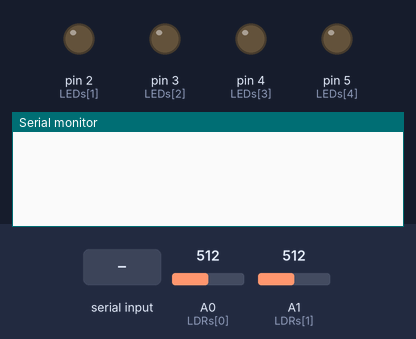
Bench run of a sketch on a simulated Arduino Uno, built with avr-gcc and run on an emulated ATmega328P. Parts: output pins drawn as LEDs (lit = HIGH), the last lines printed to the serial monitor. The test bench sets the inputs (shaded band); at power-on: A0 (LDRs[0]) = 512, A1 (LDRs[1]) = 512.

Above: at 1.2 s.
1.3 s: "CAL\n" received over Serial
At 2.6 s:
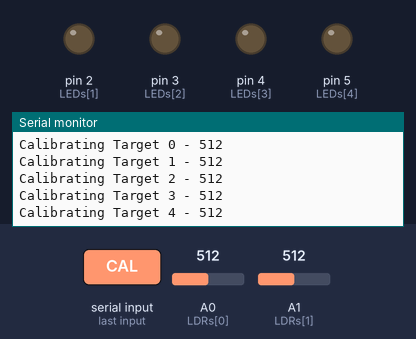
2.9 s: "CALL\n" received over Serial
At 3.7 s:
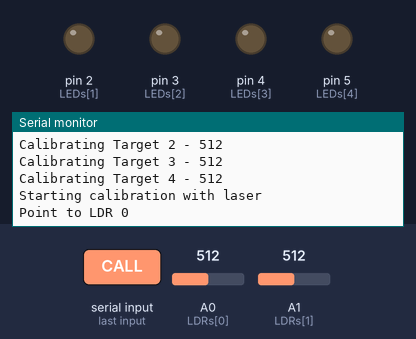
Timing chart, 0 to 5.9 s (numbered marks = the images above; inputs shaded):
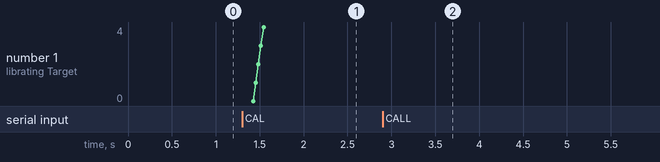

The sketch:

v0.1.ino
```cpp
//================================================================
// Projeto I - FCTUC - LEEC 2023/24
// ---- Laser Western Duel ----
// Diogo Vasco - 2023226969
// Rodrigo Gonçalves - 230226160
//
// version 0.1
//
//================================================================

// 0 é main (duelo) | 1-4 sentido anti horario  | 5 é o sozinho (noutro arduino)


int LEDs[6] = { 1, 2, 3, 4, 5, 6 };
int LDRs[6] = { A0, A1, A2, A3, A4, A5 };
int margin = 20;

int ldrDefaultValue[6]={};
int ldrActivatedValue[6]={};

void setup() {
  Serial.begin(9600);

  for (int i = 0; i < 5; i++) {
    pinMode(LEDs[i], OUTPUT);
  }

  Serial.setTimeout(100);
}


void checkValues() {
  Serial.print("LDR 0: ");
  Serial.print(analogRead(LDRs[0]));
  Serial.print("| LDR 1: ");
  Serial.print(analogRead(LDRs[1]));
  Serial.print(" | LDR 2: ");
  Serial.print(analogRead(LDRs[2]));
  Serial.print(" | LDR 3: ");
  Serial.print(analogRead(LDRs[3]));
  Serial.print(" | LDR 4: ");
  Serial.println(analogRead(LDRs[4]));
  delay(500);
}

void calibrationLaserOnTarget() {
  Serial.println("Starting calibration with laser");

  for (int i = 0; i < 5; i++) {

    Serial.print("Point to LDR ");
    Serial.print(i);

    delay(2500);
    ldrActivatedValue[i] = analogRead(LDRs[i]);

    Serial.print("Target with laser value: ");
    Serial.println(ldrActivatedValue[i]);
    delay(2000);
  }
}

void calibrationAmbientLighting() {
  Serial.println("Starting calibration");

  for (int i = 0; i < 5; i++) {

    ldrDefaultValue[i] = analogRead(LDRs[i]);

    Serial.print("Calibrating Target ");
    Serial.print(i);
    Serial.print(" - ");
    Serial.println(ldrDefaultValue[i]);
  }
}

void showVal() {

  for (int i = 0; i < 5; i++) {

    Serial.print("LDR");
    Serial.print(i);
    Serial.print(" | Laser off target LDR Value");
    Serial.print(":");
    Serial.print(ldrDefaultValue[i]);
    Serial.print(" | Laser on target LDR Value");
    Serial.print(":");
    Serial.println(ldrActivatedValue[i]);
  }
}

bool targetHit(int i) {

  if (ldrActivatedValue[i]==0)
    return 0;

  if (analogRead(LDRs[i]) > (ldrActivatedValue[i]) || (analogRead(LDRs[i]) > (ldrActivatedValue[i] - 50))) {
    Serial.print("Target ");
    Serial.print(i);
    Serial.println(" Hit");
    return 1;
  } else return 0;
}


void loop() {

  for (int i = 0; i < 5; i++) {
    targetHit(i);
  }

  String request = Serial.readString();

  if (request.length() > 0) {
    if (request.endsWith(String("\n")));
    request.remove(request.length() - 1);


    if (request.equals("CAL")) {
      calibrationAmbientLighting();
    }

    if (request.equals("CALL")) {
      calibrationLaserOnTarget();
    }
    if (request.equals("SHOW")) {
      showVal();
    }
  }
}
```

Measured:
- after the input at 1.3 s, the serial monitor: prints a new line after 0.10 s (image 1)
- after the input at 2.9 s, the serial monitor: prints a new line after 0.11 s (image 2)
